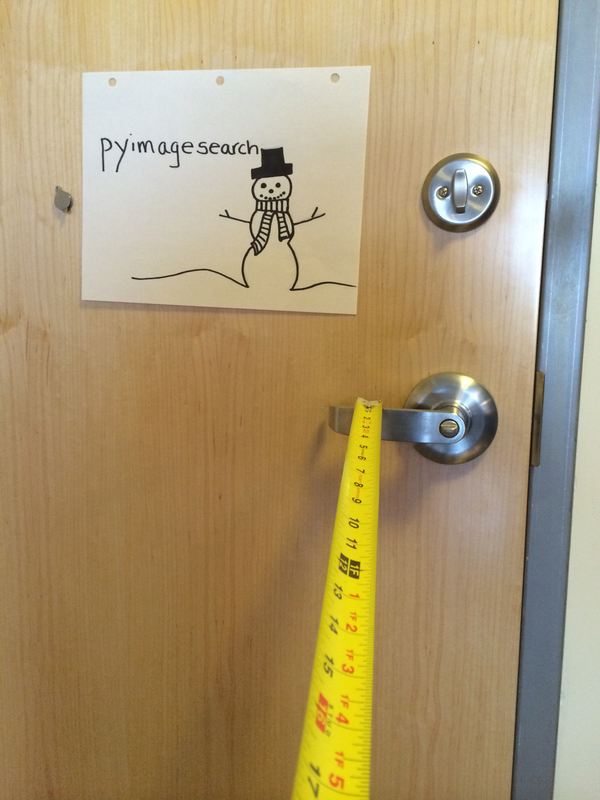
#> input picture images/2ft.png, 600 x 800 px, given in place of the camera
$ python dist_vid.py   (Python 2 division)   (older library calls are emulated)
#> lines starting #> are read from the running program, lines starting #| are printed output that depends on the picture; after the words box and inside, x2 and y2 are one past the last pixel; in counts of white or black regions, pixels touching at a corner belong together
#> further down, frame is the input picture: shape (800, 600, 3); mean B, G, R 113.6, 151.3, 170.5
# import the necessary packages
from imutils import paths
import numpy as np
import imutils
import cv2

def find_marker(image):
	# convert the image to grayscale, blur it, and detect edges
	#hsv = cv2.cvtColor(image, cv2.COLOR_BGR2HSV)

	#rgb = cv2.cvtColor(mask, cv2.COLOR_HSV2RGB)
	#gray = cv2.cvtColor(rgb, cv2.COLOR_RGB2GRAY)
	gray = cv2.cvtColor(image, cv2.COLOR_BGR2GRAY)
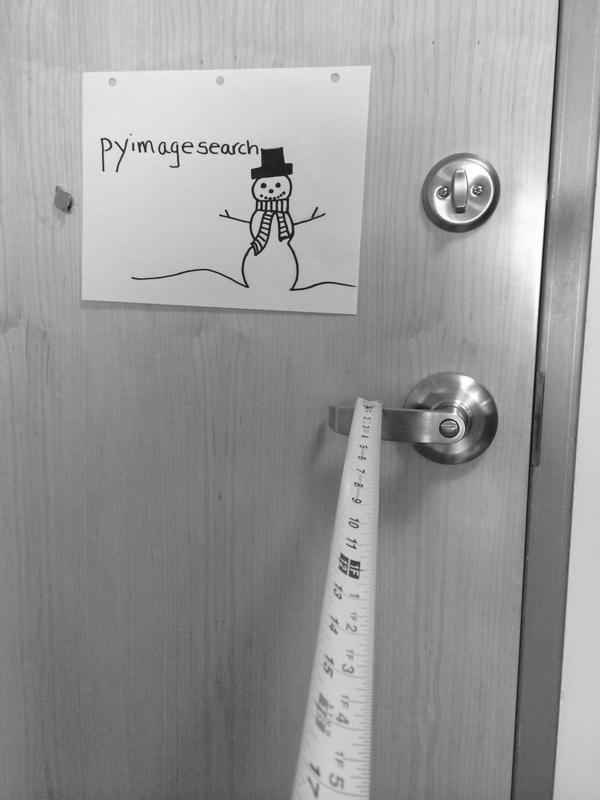
#> gray: shape (800, 600); min 16, max 255, mean 152.8
	gray = cv2.GaussianBlur(gray, (9, 9), 0)

	edged = cv2.Canny(gray, 35, 125)
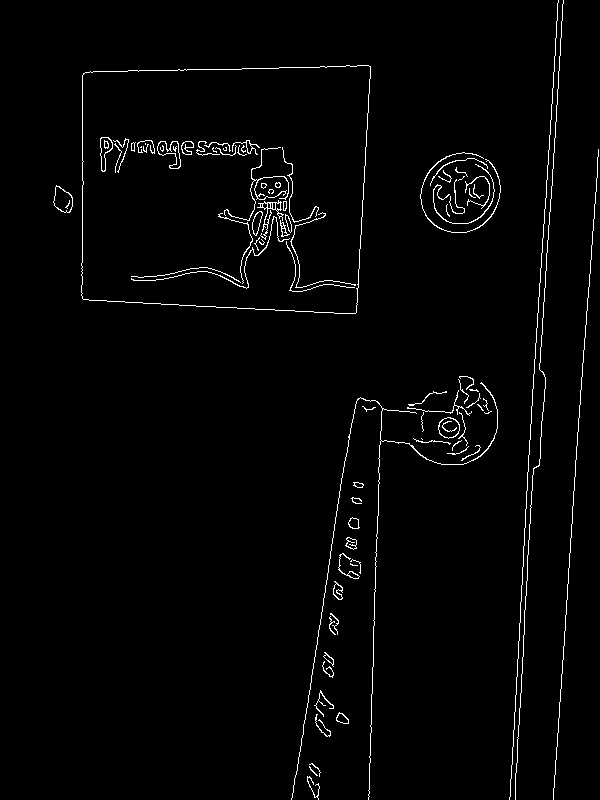
#> edged: shape (800, 600); 1.9% white in thin lines or dots

	# find the contours in the edged image and keep the largest one;
	# we'll assume that this is our piece of paper in the image
	cnts = cv2.findContours(edged.copy(), cv2.RETR_LIST, cv2.CHAIN_APPROX_SIMPLE)
#> cnts = 125 contours, 75 with area under 20; largest, box (x1, y1, x2, y2) and area: (81, 65, 371, 314) 66921, (81, 65, 371, 314) 66918, (53, 185, 73, 213) 356, (438, 417, 460, 439) 341, (53, 186, 73, 213) 340
	cnts = cnts[0] if imutils.is_cv2() else cnts[1]
	c = max(cnts, key = cv2.contourArea)
#> c = contour of 133 points, box (x1, y1, x2, y2) (81, 65, 371, 314), area 66921

	# compute the bounding box of the of the paper region and return it
	return cv2.minAreaRect(c)

def distance_to_camera(knownWidth, focalLength, perWidth):
	# compute and return the distance from the maker to the camera
	return (knownWidth * focalLength) / perWidth

# initialize the known distance from the camera to the object, which
# in this case is 24 inches
KNOWN_DISTANCE = 24.0

# initialize the known object width, which in this case, the piece of
# paper is 12 inches wide
KNOWN_WIDTH = 11.0

# load the furst image that contains an object that is KNOWN TO BE 2 feet
# from our camera, then find the paper marker in the image, and initialize
# the focal length
#image = cv2.imread("images/2ft.png")
cap = cv2.VideoCapture(0)
ret, frame = cap.read()
marker = find_marker(frame)
#> marker = ((225.4, 188.3), (248.2, 288), -89.7)
focalLength = (marker[1][0] * KNOWN_DISTANCE) / KNOWN_WIDTH
#> focalLength = 541.5
while(True):
	ret, frame = cap.read()
	marker = find_marker(frame)
	inches = distance_to_camera(KNOWN_WIDTH, focalLength, marker[1][0])
#> inches = 24
	print inches/12
#| 2.0
	box = cv2.cv.BoxPoints(marker) if imutils.is_cv2() else cv2.boxPoints(marker)
#> box = ((368.7, 313.2), (80.74, 311.7), (82.06, 63.48), (370.1, 65.01))
        box = np.int0(box)
#> box = [[368, 313], [80, 311], [82, 63], [370, 65]]
    	cv2.drawContours(frame, [box], -1, (0, 255, 0), 2)
	cv2.putText(frame, "%.2fft" % (inches / 12),
		(frame.shape[1] - 200, frame.shape[0] - 20), cv2.FONT_HERSHEY_SIMPLEX,
		2.0, (0, 255, 0), 3)
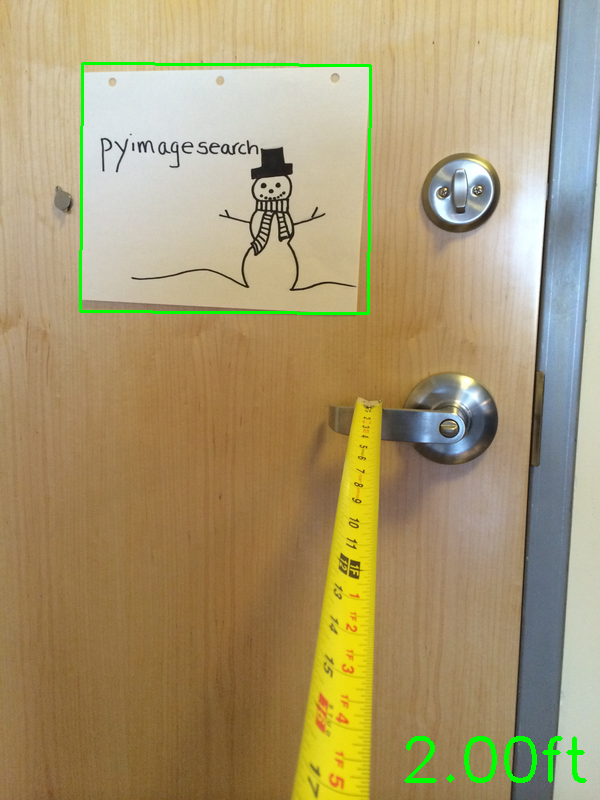
#> frame: shape (800, 600, 3); mean B, G, R 112.2, 152.5, 168.6
	# [7 lines of commented-out code are left out]
	cv2.imshow('frame',frame)
	#cv2.imshow('mask',mask)
	#cv2.imshow('res',res)

	boundaries = [
	([50, 10, 4], [220, 120, 80])]

	for (lower, upper) in boundaries:
		# create NumPy arrays from the boundaries
		lower = np.array(lower, dtype = "uint8")
		upper = np.array(upper, dtype = "uint8")

		# find the colors within the specified boundaries and apply
		# the mask
		mask = cv2.inRange(frame, lower, upper)
		output = cv2.bitwise_and(frame, frame, mask = mask)
#> this loop made 1 pass
#> pass 1, `mask = cv2.inRange(frame, lower, upper)`:
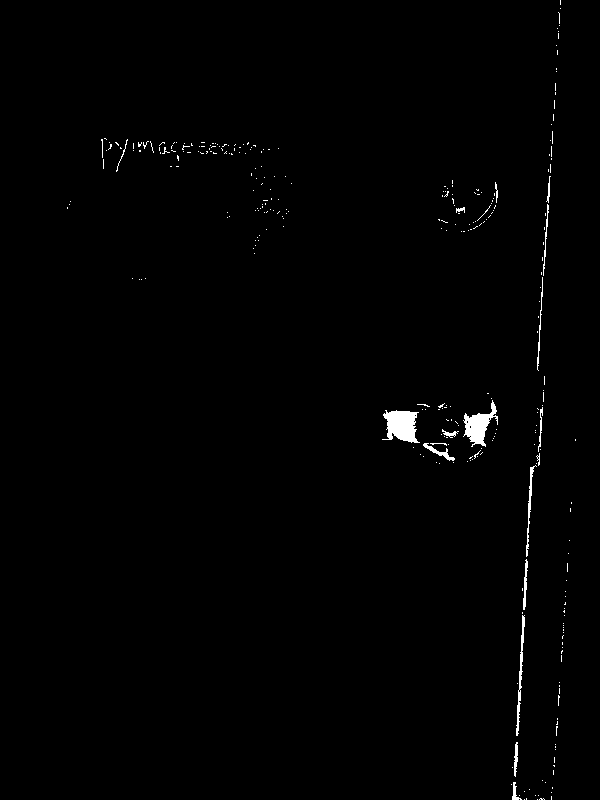
#> mask: shape (800, 600); 0.81% white; 311 white regions (292 under 20 px), largest, box (x1, y1, x2, y2) and area: (382, 410, 420, 443) 847, (463, 400, 498, 447) 695, (516, 615, 525, 736) 303

		# show the images
		#cv2.imshow("output", output)

	if cv2.waitKey(1) & 0xFF == ord('q'):
#> (key q is pressed here)
		break

cap.release()
cv2.destroyAllWindows()

$ run again, on images/3ft.png
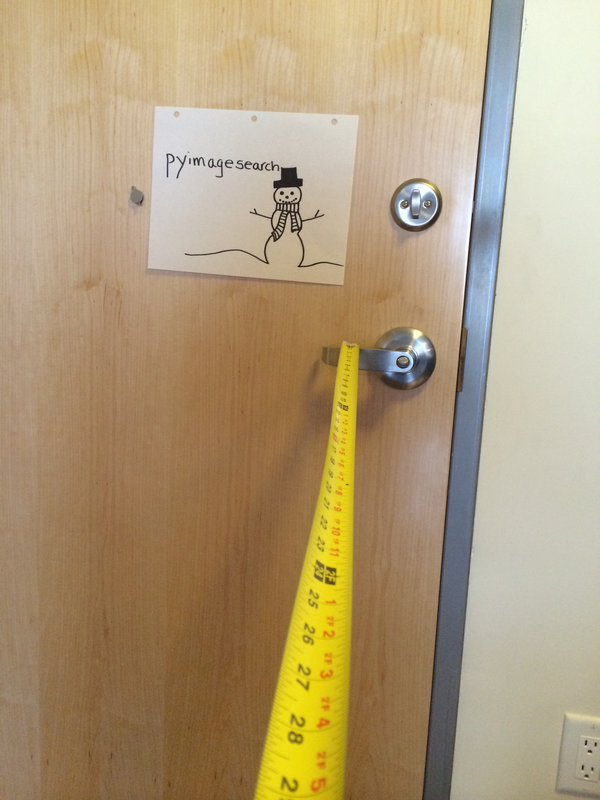
#> input picture images/3ft.png, 600 x 800 px, given in place of the camera
#> frame is the input picture: shape (800, 600, 3); mean B, G, R 121.7, 155.4, 175.8
#> in find_marker, `edged = cv2.Canny(gray, 35, 125)`:
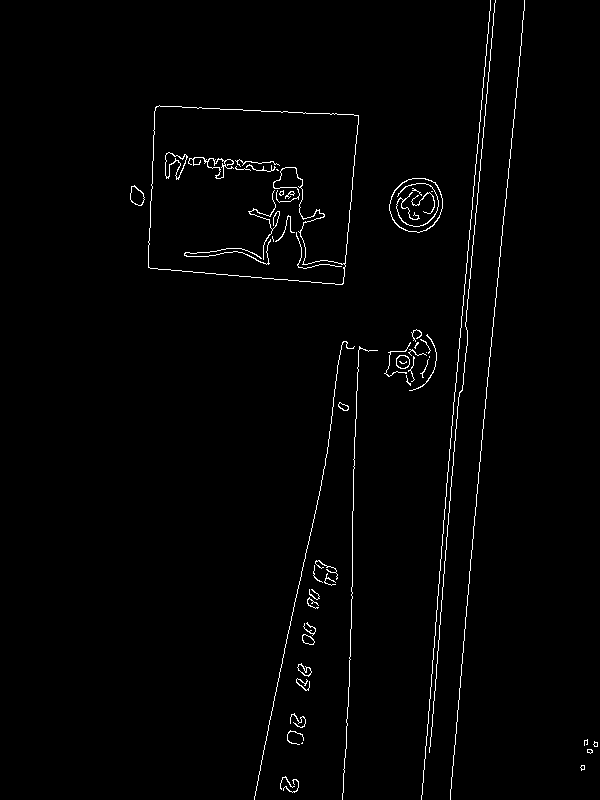
#> edged: shape (800, 600); 1.5% white in thin lines or dots, all inside (x1, y1, x2, y2) = (130, 0, 598, 800)
#> cnts = 71 contours, 50 with area under 20; largest, box (x1, y1, x2, y2) and area: (148, 105, 359, 285) 33192, (148, 105, 359, 285) 33149, (389, 178, 443, 233) 2260, (389, 178, 443, 233) 2214, (165, 152, 188, 180) 280
#> c = contour of 137 points, box (x1, y1, x2, y2) (148, 105, 359, 285), area 33192
#> marker = ((251.5, 193.6), (170.8, 204.4), -86.63)
#> focalLength = 372.6
#> inches = 24
#| 2.0
#> `box = cv2.cv.BoxPoints(marker) if imutils.is_cv2() else cv2.boxPoints(..`: box = ((348.5, 284.8), (144.5, 272.8), (154.5, 102.3), (358.6, 114.3))
#> `box = np.int0(box)`: box = [[348, 284], [144, 272], [154, 102], [358, 114]]
#> the loop `for (lower, upper) in boundaries:` made 1 pass
#> pass 1, `mask = cv2.inRange(frame, lower, upper)`:
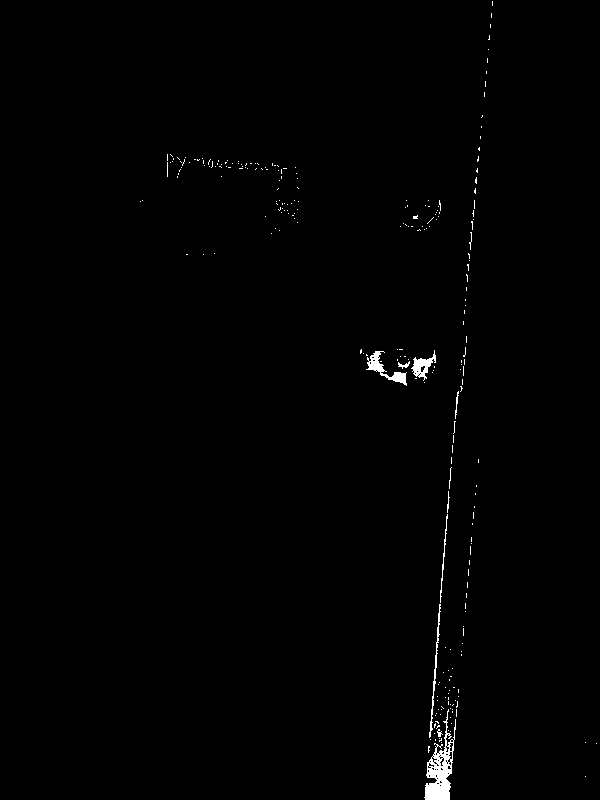
#> mask: shape (800, 600); 0.65% white; 257 white regions (246 under 20 px), largest, box (x1, y1, x2, y2) and area: (424, 709, 456, 800) 1160, (366, 351, 407, 386) 401, (411, 350, 436, 381) 299

$ run again, on images/4ft.png
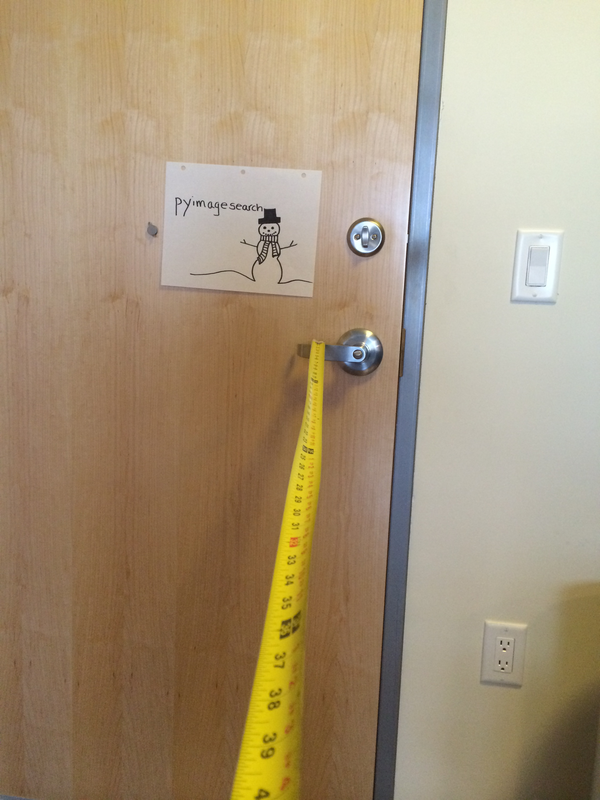
#> input picture images/4ft.png, 600 x 800 px, given in place of the camera
#> frame is the input picture: shape (800, 600, 3); mean B, G, R 120.5, 147.7, 166
#> in find_marker, `edged = cv2.Canny(gray, 35, 125)`:
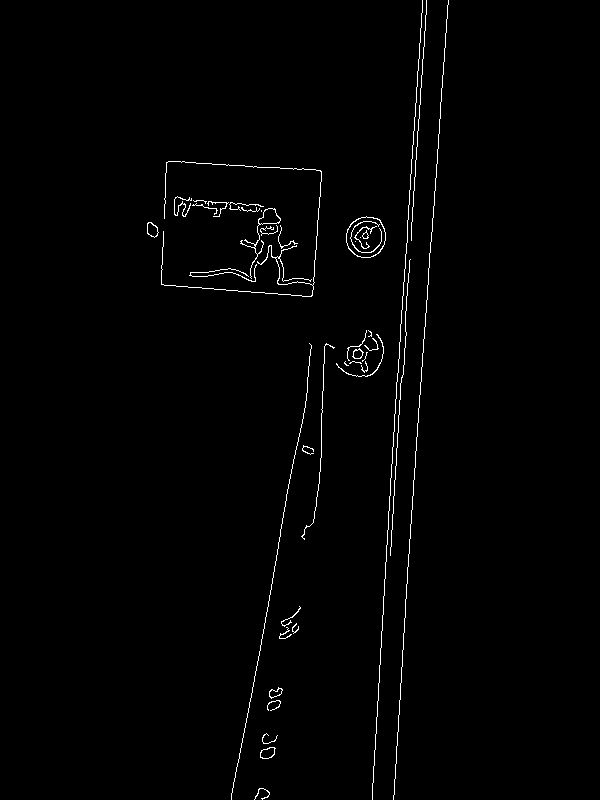
#> edged: shape (800, 600); 1.1% white in thin lines or dots, all inside (x1, y1, x2, y2) = (147, 0, 449, 800)
#> cnts = 50 contours, 34 with area under 20; largest, box (x1, y1, x2, y2) and area: (346, 216, 386, 258) 1274, (346, 216, 386, 258) 1244, (240, 208, 281, 279) 254, (258, 208, 281, 225) 223, (260, 747, 276, 759) 124
#> c = contour of 59 points, box (x1, y1, x2, y2) (346, 216, 386, 258), area 1274
#> marker = ((365.5, 236.5), (41, 39), -90)
#> focalLength = 89.45
#> inches = 24
#| 2.0
#> `box = cv2.cv.BoxPoints(marker) if imutils.is_cv2() else cv2.boxPoints(..`: box = ((385, 257), (346, 257), (346, 216), (385, 216))
#> `box = np.int0(box)`: box = [[385, 257], [346, 257], [346, 216], [385, 216]]
#> the loop `for (lower, upper) in boundaries:` made 1 pass
#> pass 1, `mask = cv2.inRange(frame, lower, upper)`:
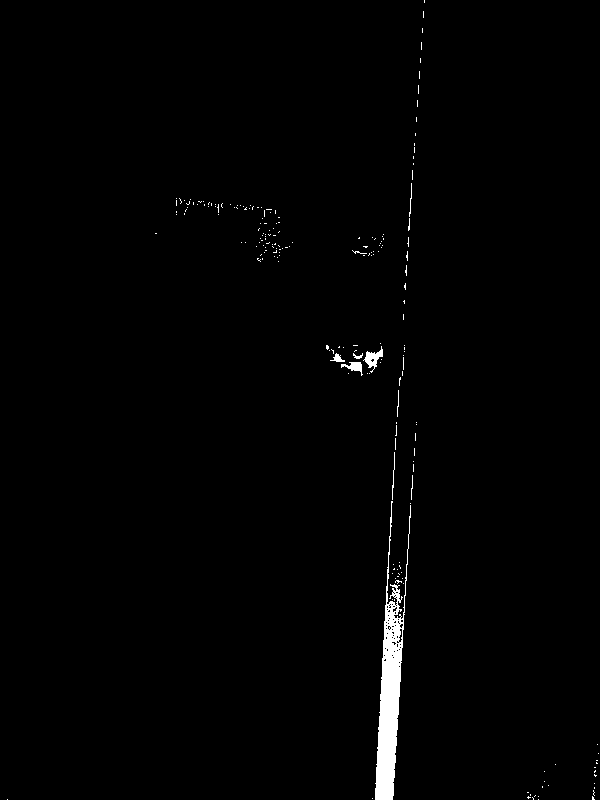
#> mask: shape (800, 600); 1.1% white; 209 white regions (200 under 20 px), largest, box (x1, y1, x2, y2) and area: (375, 501, 411, 800) 3915, (363, 346, 383, 373) 207, (341, 362, 363, 376) 135
